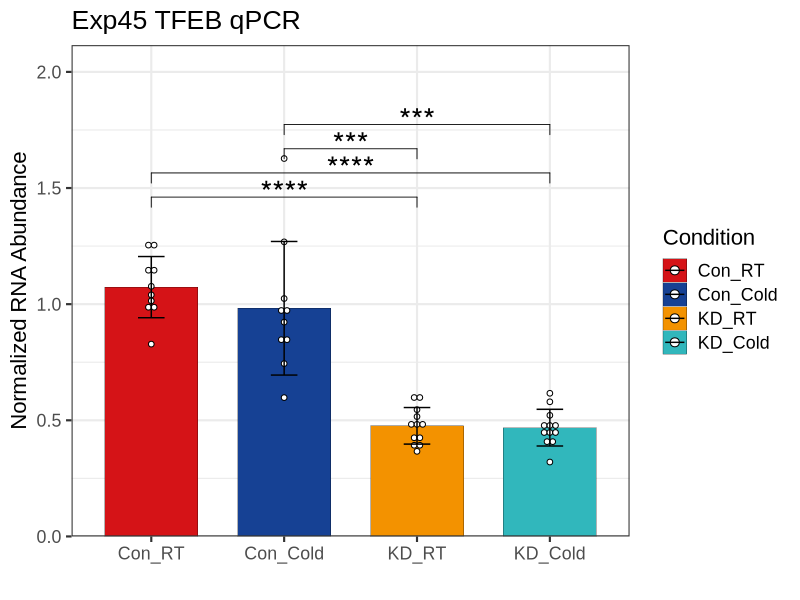
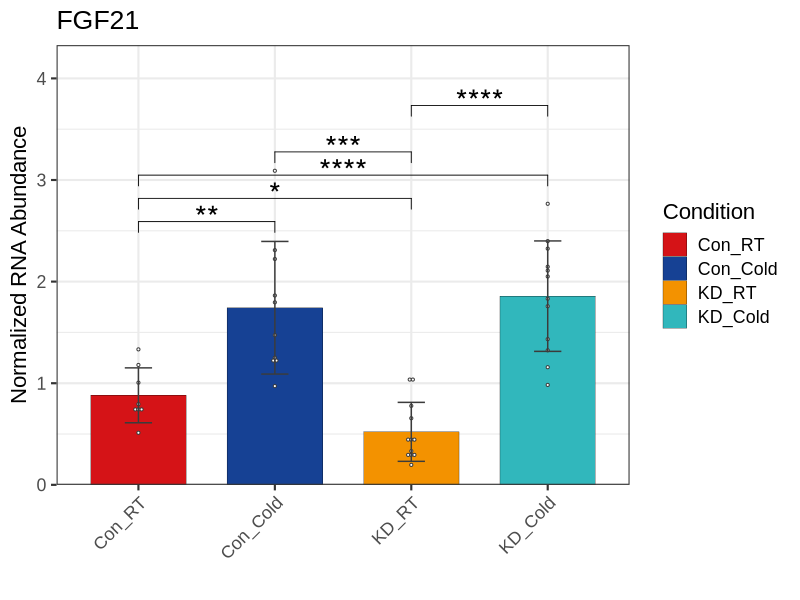
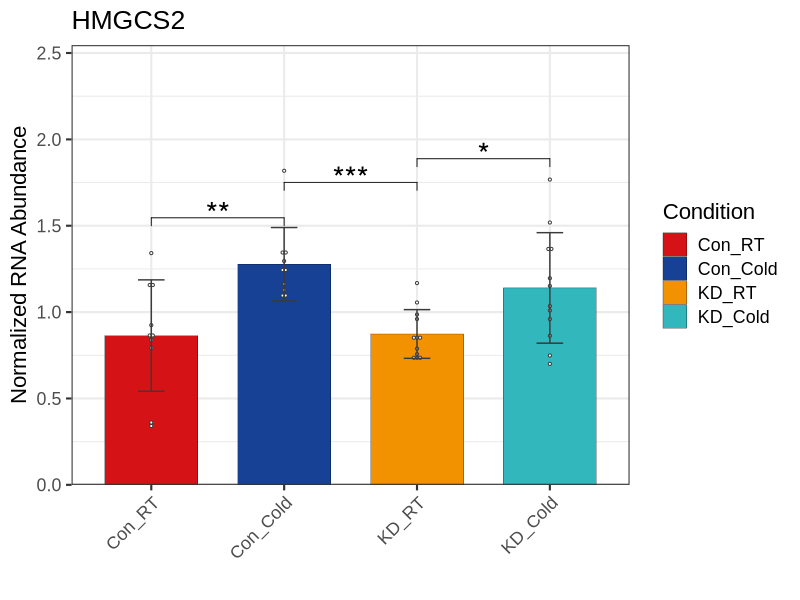
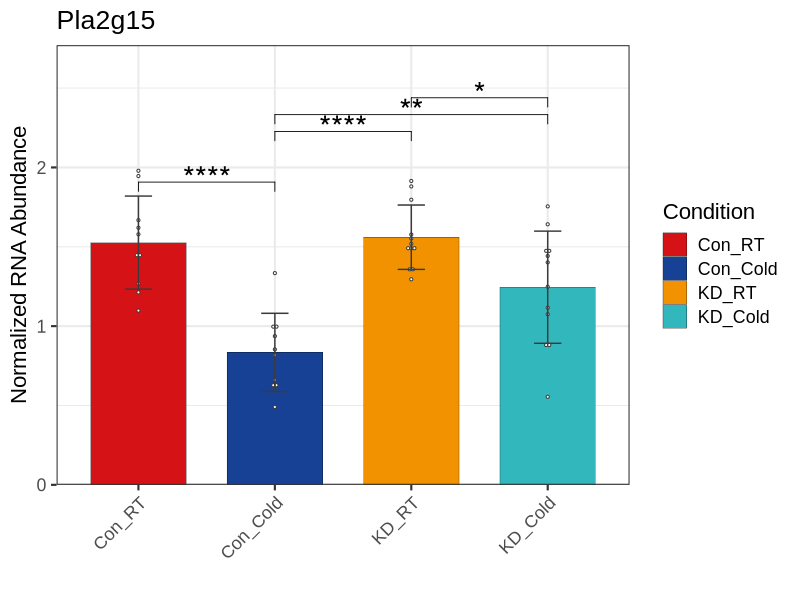
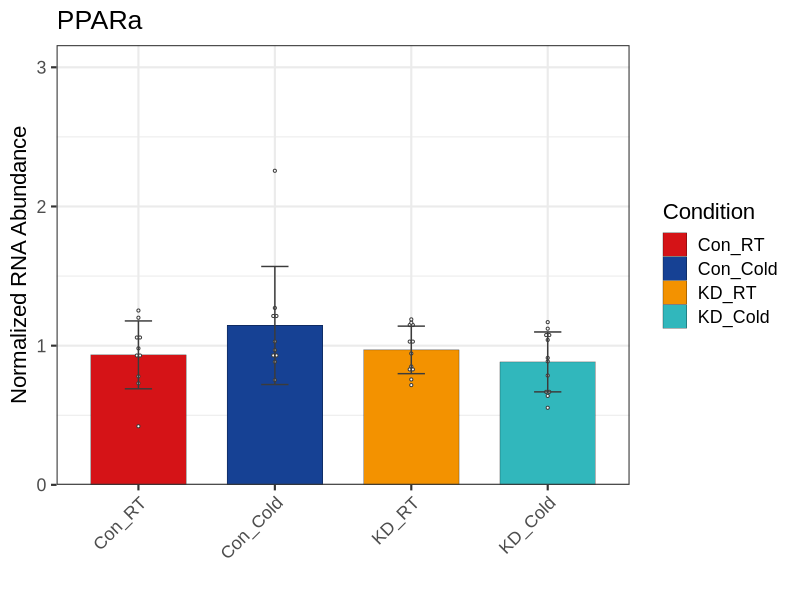
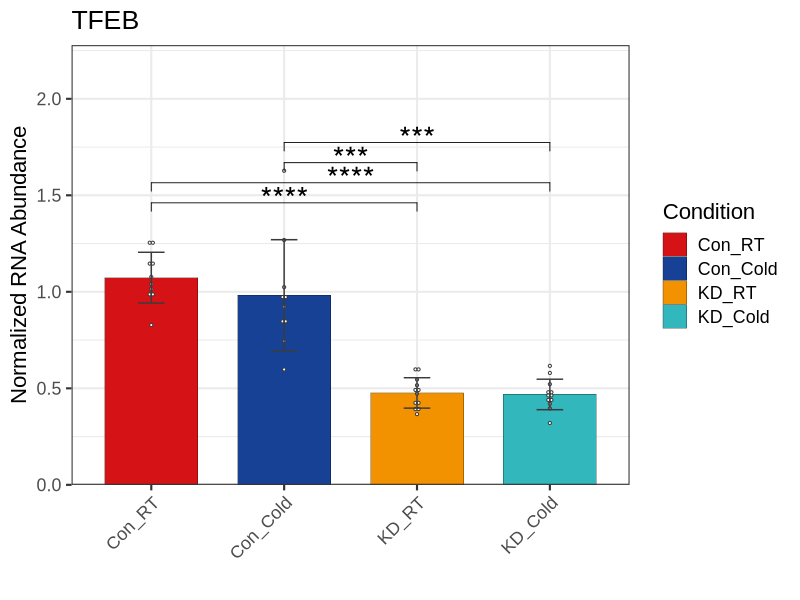
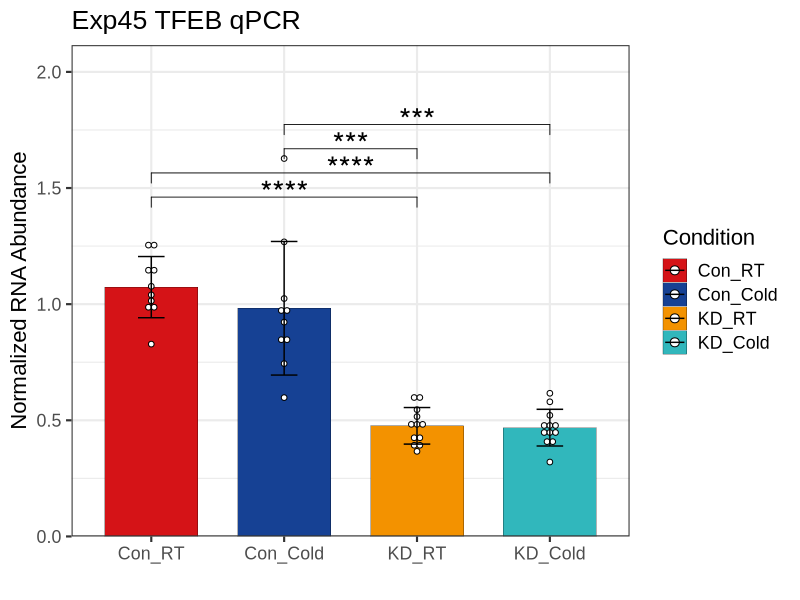

Generate these figures, in order, with R:
## ---- chunk 1
if(!require(tidyverse)){install.packages("tidyverse")}
if(!require(scales)){install.packages("scales")}
if(!require(readxl)){install.packages("readxl")} 
if(!require(reshape)){install.packages("reshape")}
if(!require(Cairo)){install.packages("Cairo")}
if(!require(ggpubr)){install.packages("ggpubr")}
if(!require(rstatix)){install.packages("rstatix")}
pal_33 <- c("#D51317", "#164194")
pal_45 <- c("#D51317", "#164194", "#F39200FF", "#31B7BCFF")
## ---- chunk 2
# Intial qPCR
mdat <- read_excel("data/qPCR/2023_0106_qPCR_TFEB_KD_at1.xls",
                 sheet = 'Results', 
                 range = "A38:AK377", 
                 trim_ws = T)

# Ketone targets
mdat <- read_excel("data/qPCR/2023_0120_Exp45 ketone_targets.xlsx",
                 sheet = 'Results', 
                 range = "A37:AK377", 
                 trim_ws = T)

mdat <- mdat[rowSums(is.na(mdat)) != ncol(mdat),]

# Remove standard rows
mdat <- mdat |> filter(Task == "UNKNOWN")

# Subset out the relevant data
Y <- mdat |> select(`Sample Name`, `Target Name`, 
                    `CT`, `Quantity Mean`,
                    `Ct SD`, `Quantity`)   


# Convert CT and quantity to number instead of character values
Y <- Y |> mutate(across(CT:Quantity, ~as.numeric(.))
                 )

# When the target was not present in the sample, the last 3 columns will have NA
# Replace NA with value (0) that will pass the filters 
Y <- Y |> mutate(Quantity = ifelse(is.na(Quantity), 0, Quantity)
                 )
# Remove values with CT >30, CT SD > 0.90 [prefer 0.60 but data dependent]
Y <- Y |> filter(!CT > 30, !`Ct SD` > 0.90)

# Make gene name factor
Y$`Target Name` <- as.factor(Y$`Target Name`)

# Normalize to each samples RPS3
Y <- Y |> group_by(`Sample Name`) |>
  mutate(norm_quant = Quantity/Quantity[`Target Name`=="RPS3"])

# Remove RPS3
Y <- Y |> filter(!`Target Name` == "RPS3") |> 
  droplevels()

Y$Condition <- gsub(" [[:digit:]]+", "", Y$`Sample Name`)
Y$Condition <- gsub(" ", "_", Y$Condition)
Y$Condition <- gsub("TFEB_", "", Y$Condition)

Y$Condition <- factor(Y$Condition, 
                      levels = c("Con_RT", "Con_Cold",
                                 "KD_RT", "KD_Cold")
                      )

# Graph stuff
targets <-as.vector(names(table(Y$`Target Name`)))
plot_list <- list()

# Define x-axis variable
a = "Condition"

# Define y-axis variable
b = "norm_quant"

# Define additional variable related to color (if none, set equal to a)
c = a

for (i in 1:length(targets)) {
  temp <- Y |> filter(`Target Name` %in% targets[i]) |>
    droplevels()
  
  p0 <- ggbarplot(temp, x = a, y = b,
                  add = c("mean_sd", "dotplot"), 
                  color = a, fill = a, 
                  error.plot = "errorbar", 
                  add.params = list(width = 0.2, color = "grey23",
                  binwidth = 0.01*max(temp$norm_quant, na.rm = T)),
                  position = position_dodge(0.8), size = 0.10) + 
    scale_y_continuous(limits = c(0.00, 1.4*max(temp$norm_quant, na.rm = T)),
                       expand = c(0,0)
                       ) +
    scale_x_discrete(guide = guide_axis(angle = 45))
  
  p1 <- ggpar(p0, palette = pal_45, title = temp$`Target Name`[1],  
              xlab = "", ylab = "Normalized RNA Abundance") +
    scale_color_manual(values = c("black", "black", "black", "black")
                       ) +
    theme_bw(base_size = 16, base_family = "Arial")

  stat.test <- temp |>
    group_by(`Target Name`) |>
    t_test(norm_quant ~ Condition) |>
    adjust_pvalue(method = "none") %>%
    add_significance("p")
  
  stat.test$p.adj.signif <- stat.test$p.signif # If you don't run this, adjusted p-values plot
  stat.test <- stat.test |> add_xy_position(fun = "mean_sd", x = a, dodge = 0.8)

  p2 <- p1 + stat_pvalue_manual(
      stat.test, label = "p.signif", 
      hide.ns = T, size = 8
      )

    plot_list[[i]] = p2

}

CairoPDF(file = "output/Fig4/2023_0329_Exp45_KD_ketone_all.pdf", height = 10, width = 8)
  for (i in 1:length(targets)) {
    print(plot_list[[i]])
  }
dev.off()

# TFEB KD Validation
Y1 <- Y |> filter(`Target Name` == "TFEB") |>
  droplevels()

p0 <- ggbarplot(Y1, x = "Condition", y = "norm_quant",
                  add = c("mean_sd", "dotplot"), 
                  color = "Condition", fill = "Condition", 
                  error.plot = "errorbar", 
                  add.params = list(width = 0.2,
                  binwidth = 0.015*max(Y1$norm_quant, na.rm = T)),
                  position = position_dodge(0.8), size = 0.10) + 
    scale_y_continuous(limits = c(0.00, 1.3*max(Y1$norm_quant, na.rm = T)),
                       expand = c(0,0)
                       ) 
  
p1 <- ggpar(p0, palette = pal_45, title = "Exp45 TFEB qPCR",  
              xlab = "", ylab = "Normalized RNA Abundance") +
    scale_color_manual(values = c("black", "black", "black", "black")
                       ) +
    theme_bw(base_size = 16, base_family = "Arial")

stat.test <- Y1 |>
    group_by(`Target Name`) |>
    t_test(norm_quant ~ Condition) |>
    adjust_pvalue(method = "none") %>%
    add_significance("p")
  
stat.test$p.adj.signif <- stat.test$p.signif
stat.test <- stat.test |>
  add_xy_position(fun = "mean_sd", x = "Condition", dodge = 0.8)

p2 <- p1 + stat_pvalue_manual(
  stat.test, label = "p.signif",
  hide.ns = T, size = 8)

p2

CairoPDF(file = "output/Fig4/Fig4A_Exp45_TFEB_qPCR_at2.pdf",
         height = 8, width = 10)
  print(p2)
dev.off()
